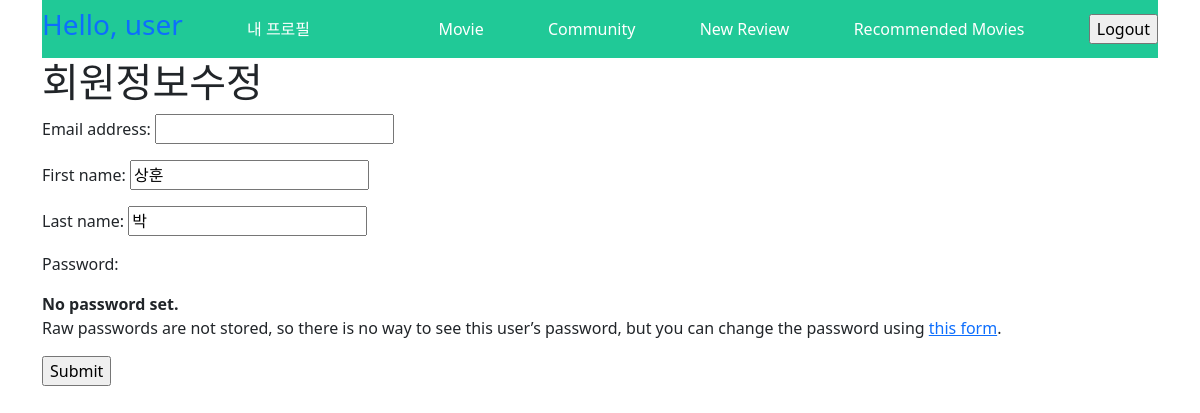
Page /accounts/update/ (signed in) on the committed database.
### accounts/models.py (models this page shows)
class User(AbstractUser):
    followings = models.ManyToManyField('self', symmetrical=False, related_name='followers')

### accounts/views.py (the view)
# urls.py: path('update/', views.update, name='update'),
@login_required
@require_http_methods(['GET', 'POST'])
def update(request):
    if request.method == 'POST':
        form = CustomUserChangeForm(request.POST, instance=request.user)
        if form.is_valid():
            form.save()
            return redirect('accounts:profile', request.user.username)
    else:
        form = CustomUserChangeForm(instance=request.user)
    context = {
        'form': form,
    }
    return render(request, 'accounts/update.html', context)

### accounts/forms.py
class CustomUserChangeForm(UserChangeForm):
    class Meta:
        model = get_user_model()
        fields = ('email', 'first_name', 'last_name',)

### accounts/templates/accounts/update.html (shortened to what this page needs)
{% extends 'base.html' %}
{% block content %}
  <h1>회원정보수정</h1>
  <form action="{% url 'accounts:update' %}" method="POST">
    {{ form.as_p }}
    <input type="submit">
  </form>
{% endblock content %}

### templates/base.html (shortened to what this page needs)
<!DOCTYPE html>
<html lang="en">
<head>
  <link rel="stylesheet" href="https://use.fontawesome.com/releases/v5.15.4/css/all.css">
  <link href="https://cdn.jsdelivr.net/npm/bootstrap@5.0.0-beta3/dist/css/bootstrap.min.css" rel="stylesheet">
</head>
<body>
  <div class="container">
    <nav class="navbar" style="background-color: #20c997;">
      {% if user.is_authenticated %}
      <h3 class="text-primary">Hello, {{ user.username }}</h3>
      <a class="text-decoration-none text-white" href="{% url 'accounts:profile' user %}">내 프로필<a>
      <a class="text-decoration-none text-white" href="{% url 'movies:index'%}">Movie</a>
      <a class="text-decoration-none text-white" href="{% url 'community:index'%}">Community</a>
      <a class="text-decoration-none text-white" href="{% url 'community:create'%}">New Review</a>
      <a class="text-decoration-none text-white" href="{% url 'movies:recommended' %}">Recommended Movies</a>
      <form action="{% url 'accounts:logout' %}" method="POST">
        <input type="submit" value="Logout">
      </form>
      {% else %}
      <a class="text-decoration-none text-white" href="{% url 'accounts:signup' %}">Signup</a>
      <a class="text-decoration-none text-white" href="{% url 'accounts:login' %}">Login</a>
      {% endif %}
    </nav>
    {% block content %}
    {% endblock content %}
  </div>
</body>
</html>

### rows in the picture
User: username "user", first_name "상훈", last_name "박"
